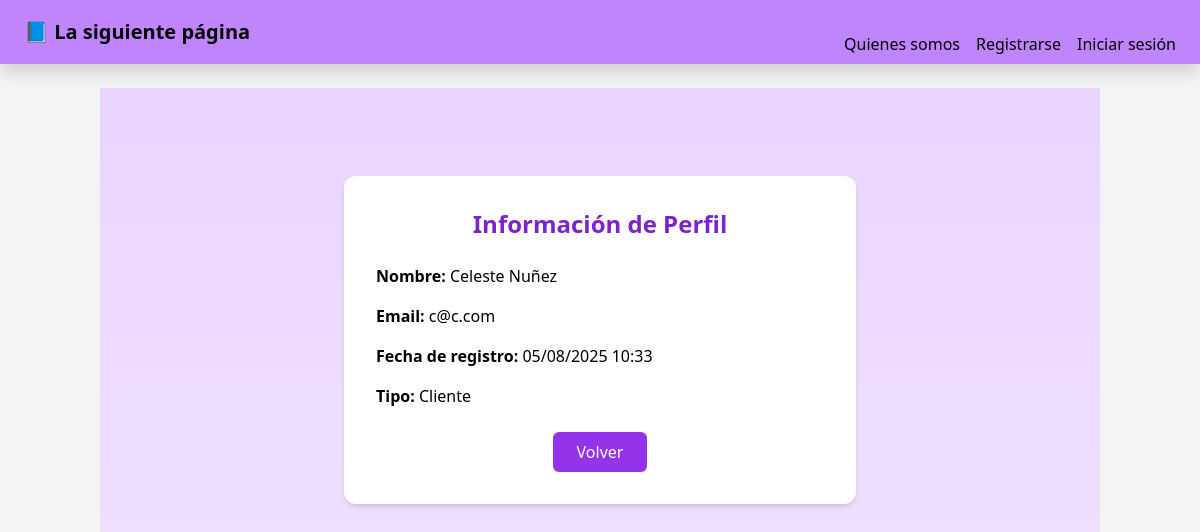
The page /admin/info_usuario.php?id=3 on the database its author committed.
### tables this page shows
CREATE TABLE `usuarios` (
  `id_usuarios` int(11) NOT NULL,
  `nombre` varchar(45) NOT NULL,
  `apellido` varchar(45) NOT NULL,
  `mail` varchar(45) NOT NULL,
  `pass` varchar(45) NOT NULL,
  `fecha_nacimiento` date DEFAULT NULL,
  `fecha_registro` datetime NOT NULL DEFAULT current_timestamp(),
  `fk_id_tipo_usuario` int(11) NOT NULL
);

### admin/info_usuario.php (the view, shortened to what this page needs)
<?php
require_once("../components/conf/conf.php");
include_once("../components/include/header.php");
$id = intval($_GET['id']);
$query = "SELECT * FROM usuarios WHERE id_usuarios = $id";
$result = mysqli_query($con, $query);
$user = mysqli_fetch_assoc($result);
$tipo = ($user['fk_id_tipo_usuario'] == 1) ? "Administrador" : "Cliente";
?>
<section class="py-12 bg-gradient-to-b from-purple-200 to-white min-h-screen">
    <div class="max-w-lg mx-auto bg-white text-black rounded-xl shadow-md p-8 mt-10">
        <h1 class="text-2xl font-bold text-purple-700 mb-6 text-center">Información de Perfil</h1>
        <div class="space-y-4 text-left">
            <p><span class="font-semibold">Nombre:</span> <?= $user['nombre'] . ' ' . $user['apellido']; ?></p>
            <p><span class="font-semibold">Email:</span> <?= $user['mail']; ?></p>
            <p><span class="font-semibold">Fecha de registro:</span> <?= date('d/m/Y H:i', strtotime($user['fecha_registro'])); ?></p>
            <p><span class="font-semibold">Tipo:</span> <?= $tipo; ?></p>
        </div>
        <div class="mt-6 text-center">
            <a href="ver_usuarios.php" class="inline-block bg-purple-600 hover:bg-purple-700 text-white font-medium py-2 px-4 rounded">
                Volver
            </a>
        </div>
    </div>
</section>
<?php include_once("../components/include/footer.php"); ?>

### rows shown on the page
usuarios: nombre "Celeste", apellido "Nuñez", mail "c@c.com", fecha_registro "05/08/2025 10:33", fk_id_tipo_usuario "Cliente"
